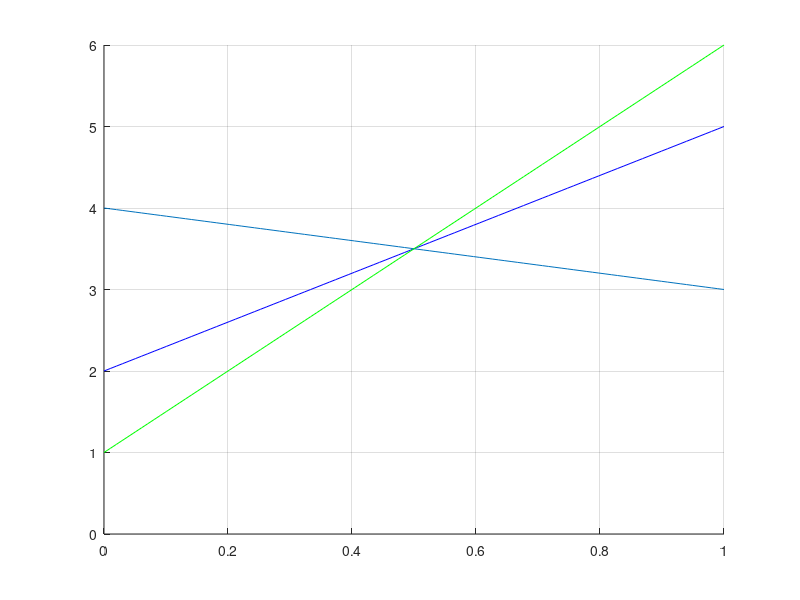

MATLAB code to generate this figure:
close all

x1 = linspace(0,1,100);
x2 = linspace(0.5,1,100);

y1 = 3 * x1 + 2;
y2 = -x1 + 4;
y3 = 5 * x1 + 1;

figure
hold on;
grid on;

b.FaceColor = '#D95319';

plot(x1, y1, 'b')
plot(x1, y2)
plot(x1, y3, 'g')

xlim([0,1])
ylim([0, 6])

hold off;